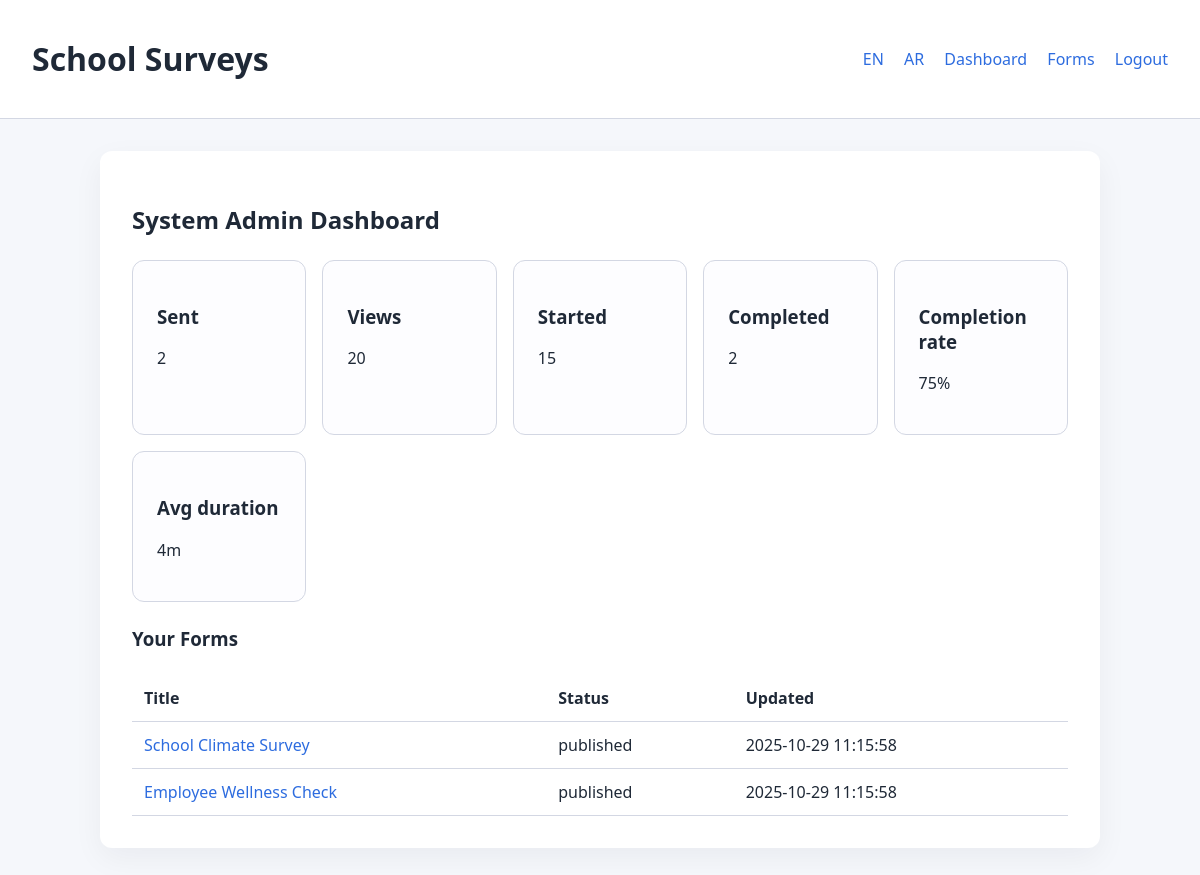
The app's page /dashboard (signed in) with its own data.
### tables this page shows
CREATE TABLE forms (
    id INT AUTO_INCREMENT PRIMARY KEY,
    owner_id INT NOT NULL,
    title VARCHAR(255) NOT NULL,
    description TEXT,
    status ENUM('draft','published') DEFAULT 'draft',
    allow_anonymous TINYINT(1) DEFAULT 0,
    allow_edits TINYINT(1) DEFAULT 0,
    target_audience ENUM('families','employees','both') DEFAULT 'families',
    settings JSON,
    created_at TIMESTAMP DEFAULT CURRENT_TIMESTAMP,
    updated_at TIMESTAMP DEFAULT CURRENT_TIMESTAMP ON UPDATE CURRENT_TIMESTAMP,
    FOREIGN KEY (owner_id) REFERENCES users(id)
);

### app/controllers/BaseController.php (called while the page is built, shortened)
<?php
class BaseController
{
    protected function view(string $template, array $data = []): void
    {
        include __DIR__ . '/../views/layout.php';
    }
}

### app/controllers/DashboardController.php (called while the page is built, shortened)
<?php
class DashboardController extends BaseController
{
    private Form $forms;
    public function __construct(PDO $pdo)
    {
        $this->forms = new Form($pdo);
    }
    public function index(): void
    {
        $user = Auth::user();
        $forms = $this->forms->allByOwner($user['id'], $user['role']);
        $metrics = [
            'sent' => count($forms),
            'views' => rand(5, 20),
            'started' => rand(3, 15),
            'completed' => rand(1, 10),
            'completion_rate' => '75%',
            'avg_duration' => '4m',
        ];
        $this->view('dashboard/index', compact('user', 'metrics', 'forms'));
    }
}

### public/index.php (called while the page is built, shortened)
<?php
$config = require __DIR__ . '/../config.php';
$dsn = sprintf('mysql:host=%s;port=%d;dbname=%s;charset=%s', $config['db']['host'], $config['db']['port'], $config['db']['database'], $config['db']['charset']);
$pdo = new PDO($dsn, $config['db']['username'], $config['db']['password'], [
    PDO::ATTR_ERRMODE => PDO::ERRMODE_EXCEPTION,
]);
$router = new Router();
$authController = new AuthController($pdo);
$dashboardController = new DashboardController($pdo);
$formController = new FormController($pdo);
$builderController = new BuilderController($pdo);
$assignController = new AssignController($pdo);
$responseController = new ResponseController($pdo);
$analyticsController = new AnalyticsController($pdo);
$exportController = new ExportController($pdo);
$localeController = new LocaleController($pdo);
$router->get('/', fn() => header('Location: /login'));
$router->get('/login', fn() => $authController->showLogin());
$router->post('/login', fn() => $authController->login());
$router->get('/logout', fn() => $authController->logout());
$router->get('/locale/en', fn() => $localeController->switch('en'));
$router->get('/locale/ar', fn() => $localeController->switch('ar'));
$router->get('/dashboard', function () use ($dashboardController) {
    AuthMiddleware::requireLogin(['admin', 'employee'])(function () use ($dashboardController) {
        $dashboardController->index();
    });
});
$router->get('/forms', function () use ($formController) {
    AuthMiddleware::requireLogin(['admin', 'employee'])(function () use ($formController) {
        $formController->index();
    });
});
$router->get('/forms/create', function () use ($formController) {
    AuthMiddleware::requireLogin(['admin', 'employee'])(function () use ($formController) {
        $formController->create();
    });
});
$router->post('/forms', function () use ($formController) {
    AuthMiddleware::requireLogin(['admin', 'employee'])(function () use ($formController) {
        $formController->store();
    });
});
$router->get('/forms/(\d+)/edit', function ($id) use ($formController) {
    AuthMiddleware::requireLogin(['admin', 'employee'])(function () use ($formController, $id) {
        $formController->edit((int)$id);
    });
});
$router->post('/forms/(\d+)', function ($id) use ($formController) {
    AuthMiddleware::requireLogin(['admin', 'employee'])(function () use ($formController, $id) {
        $formController->update((int)$id);
    });
});
$router->get('/forms/(\d+)/builder', function ($id) use ($builderController) {
    AuthMiddleware::requireLogin(['admin', 'employee'])(function () use ($builderController, $id) {
        $builderController->builder((int)$id);
    });
});
$router->post('/forms/(\d+)/questions', function ($id) use ($builderController) {
    AuthMiddleware::requireLogin(['admin', 'employee'])(function () use ($builderController, $id) {
        $builderController->addQuestion((int)$id);
    });
});
$router->post('/forms/(\d+)/reorder', function ($id) use ($builderController) {
    AuthMiddleware::requireLogin(['admin', 'employee'])(function () use ($builderController, $id) {
        $builderController->reorder((int)$id);
    });
});
$router->get('/forms/(\d+)/assign', function ($id) use ($assignController) {
    AuthMiddleware::requireLogin(['admin', 'employee'])(function () use ($assignController, $id) {
        $assignController->show((int)$id);
    });
});
$router->post('/forms/(\d+)/assign', function ($id) use ($assignController) {
    AuthMiddleware::requireLogin(['admin', 'employee'])(function () use ($assignController, $id) {
        $assignController->assign((int)$id);
    });
});
$router->get('/forms/(\d+)/analytics', function ($id) use ($analyticsController) {
    AuthMiddleware::requireLogin(['admin', 'employee'])(function () use ($analyticsController, $id) {
        $analyticsController->show((int)$id);
    });
});
$router->get('/forms/(\d+)/export/responses', function ($id) use ($exportController) {
    AuthMiddleware::requireLogin(['admin', 'employee'])(function () use ($exportController, $id) {
        $exportController->exportResponses((int)$id);
    });
});
$router->get('/forms/(\d+)/export/analytics', function ($id) use ($exportController) {
    AuthMiddleware::requireLogin(['admin', 'employee'])(function () use ($exportController, $id) {
        $exportController->exportAnalytics((int)$id);
    });
});
$router->get('/respond/([A-Za-z0-9]+)', function ($token) use ($responseController) {
    $responseController->show($token);
});
$router->post('/respond/([A-Za-z0-9]+)', function ($token) use ($responseController) {
    $responseController->submit($token);
});
$router->dispatch($_SERVER['REQUEST_METHOD'], $_SERVER['REQUEST_URI']);

### app/middleware/AuthMiddleware.php (called while the page is built, shortened)
<?php
class AuthMiddleware
{
    public static function requireLogin(array $roles = []): callable
    {
        return function (callable $next) use ($roles) {
            if (!Auth::check()) {
                header('Location: /login');
                exit;
            }
            if ($roles && !Auth::userHasRole($roles)) {
                http_response_code(403);
                echo 'Forbidden';
                return;
            }
            $next();
        };
    }
}

### app/helpers/i18n.php (called while the page is built, shortened)
<?php
class I18n
{
    public static function locale(): string
    {
        return $_SESSION['locale'] ?? 'en';
    }
    public static function isRtl(): bool
    {
        return (bool)($_SESSION['is_rtl'] ?? false);
    }
}

### app/helpers/auth.php (called while the page is built, shortened)
<?php
class Auth
{
    public static function user(): ?array
    {
        return $_SESSION['user'] ?? null;
    }
}

### app/models/BaseModel.php (called while the page is built, shortened)
<?php
abstract class BaseModel
{
    public function __construct(PDO $pdo)
    {
        $this->pdo = $pdo;
    }
}

### app/models/Form.php (called while the page is built, shortened)
<?php
class Form extends BaseModel
{
    public function allByOwner(int $userId, ?string $role = null): array
    {
        if ($role === 'admin') {
            $stmt = $this->pdo->query('SELECT * FROM forms ORDER BY created_at DESC');
            return $stmt->fetchAll(PDO::FETCH_ASSOC);
        }
        $stmt = $this->pdo->prepare('SELECT * FROM forms WHERE owner_id = :owner ORDER BY created_at DESC');
        $stmt->execute(['owner' => $userId]);
        return $stmt->fetchAll(PDO::FETCH_ASSOC);
    }
}

### app/views/dashboard/index.php (the view)
<section class="dashboard">
    <h2><?= htmlspecialchars($user['name'] ?? 'User') ?> Dashboard</h2>
    <div class="cards">
        <?php foreach ($metrics as $label => $value): ?>
            <div class="card">
                <h3><?= ucfirst(str_replace('_', ' ', $label)) ?></h3>
                <p><?= htmlspecialchars($value) ?></p>
            </div>
        <?php endforeach; ?>
    </div>
    <h3>Your Forms</h3>
    <table>
        <thead>
            <tr>
                <th>Title</th>
                <th>Status</th>
                <th>Updated</th>
            </tr>
        </thead>
        <tbody>
            <?php foreach ($forms as $form): ?>
                <tr>
                    <td><a href="/forms/<?= $form['id'] ?>/builder"><?= htmlspecialchars($form['title']) ?></a></td>
                    <td><?= htmlspecialchars($form['status']) ?></td>
                    <td><?= htmlspecialchars($form['updated_at'] ?? '') ?></td>
                </tr>
            <?php endforeach; ?>
        </tbody>
    </table>
</section>

### app/router.php (shortened to what this page needs)
<?php
class Router
{
    private array $routes = [];
    public function get(string $path, callable $handler): void
    {
        $this->routes['GET'][] = [$path, $this->compile($path), $handler];
    }
    public function post(string $path, callable $handler): void
    {
        $this->routes['POST'][] = [$path, $this->compile($path), $handler];
    }
    private function compile(string $path): string
    {
        return '#^' . $path . '$#';
    }
    public function dispatch(string $method, string $uri): void
    {
        $path = rtrim(parse_url($uri, PHP_URL_PATH) ?? '/', '/') ?: '/';
        $routes = $this->routes[$method] ?? [];
        foreach ($routes as [$route, $pattern, $handler]) {
            if ($route === $path || preg_match($pattern, $path, $matches)) {
                $params = array_slice($matches ?? [], 1);
                $handler(...$params);
                return;
            }
        }
    }
}

### app/views/layout.php (shortened to what this page needs)
<?php
$direction = I18n::isRtl() ? 'rtl' : 'ltr';
$locale = I18n::locale();
$user = Auth::user();
?>
<!DOCTYPE html>
<html lang="<?= htmlspecialchars($locale) ?>" dir="<?= $direction ?>">
<head>
    <link rel="stylesheet" href="/css/styles.css">
</head>
<body class="layout">
    <header class="topbar">
        <h1>School Surveys</h1>
        <nav>
            <a href="/locale/en">EN</a>
            <a href="/locale/ar">AR</a>
            <?php if ($user): ?>
                <a href="/dashboard">Dashboard</a>
                <a href="/forms">Forms</a>
                <a href="/logout">Logout</a>
            <?php else: ?>
                <a href="/login">Login</a>
            <?php endif; ?>
        </nav>
    </header>
    <main class="content">
        <?php include __DIR__ . '/' . $viewFile . '.php'; ?>
    </main>
</body>
</html>

### public/css/styles.css (style rules this page uses)
:root { font-family: 'Segoe UI', sans-serif; color-scheme: light; --primary: #2d6cdf; --background: #f5f7fb; --border: #d3d7e3; }
body.layout { margin: 0; background: var(--background); color: #1f2937; }
a { color: var(--primary); text-decoration: none; }
.topbar { display: flex; justify-content: space-between; align-items: center; padding: 1rem 2rem; background: white; border-bottom: 1px solid var(--border); }
.topbar nav a { margin-inline-start: 1rem; }
.content { padding: 2rem; max-width: 1000px; margin: 0 auto; }
.auth, .dashboard, section { background: white; padding: 2rem; border-radius: 12px; box-shadow: 0 10px 30px rgba(15, 23, 42, 0.05); }
table { width: 100%; border-collapse: collapse; margin-top: 1.5rem; }
table th, table td { padding: 0.75rem; border-bottom: 1px solid var(--border); text-align: start; }
.cards { display: grid; grid-template-columns: repeat(auto-fit, minmax(160px, 1fr)); gap: 1rem; margin-block: 1.5rem; }
.card { padding: 1.5rem; border: 1px solid var(--border); border-radius: 12px; background: #fdfdff; }

### records on screen
forms: title "School Climate Survey", status "published", updated_at "2025-10-29 11:15:58"
forms: title "Employee Wellness Check", status "published", updated_at "2025-10-29 11:15:58"

### other values on screen
str_replace('_', ' ', $label) "Sent"
$value "2"
str_replace('_', ' ', $label) "Views"
$value "20"
str_replace('_', ' ', $label) "Started"
$value "15"
str_replace('_', ' ', $label) "Completed"
str_replace('_', ' ', $label) "Completion rate"
$value "75%"
str_replace('_', ' ', $label) "Avg duration"
$value "4m"
